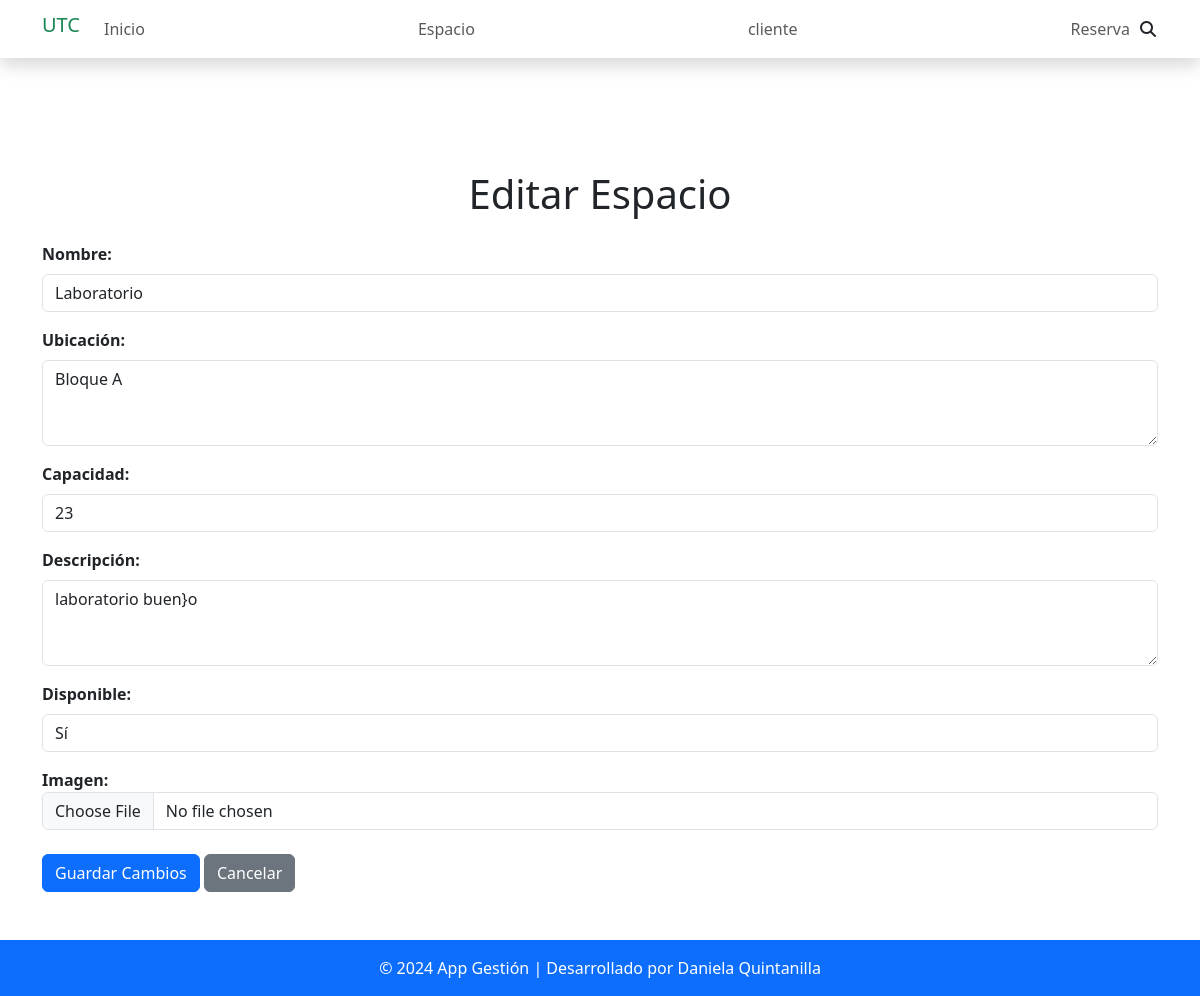
The page /editar_espacio/1/ on the database its author committed.
### Aplicaciones/Espacios/models.py (models this page shows)
class EspacioDeEstudio(models.Model):
    nombre = models.CharField(max_length=100)
    ubicacion = models.CharField(max_length=200)
    capacidad = models.PositiveIntegerField()
    descripcion = models.TextField(blank=True, null=True)
    disponible = models.BooleanField(default=True)
    imagen = models.ImageField(upload_to='espacios/', blank=True, null=True)

### Aplicaciones/Espacios/views.py (the view, shortened to what this page needs)
# urls.py: path('editar_espacio/<int:id>/', views.editar_espacio, name='editar_espacio'),
def editar_espacio(request, id):
    espacio = get_object_or_404(EspacioDeEstudio, id=id)
    return render(request, 'editar_espacio.html', {'espacio': espacio})

### Aplicaciones/Espacios/templates/editar_espacio.html (shortened to what this page needs)
{% extends "./plantilla.html" %}
{% block contenido %}
<div class="container mt-5">
    <h1 class="text-center mb-4">Editar Espacio</h1>
    <form method="post" action="{% url 'editar_espacio' espacio.id %}" id="frm_editar_espacio" enctype="multipart/form-data">
        <div class="mb-3">
            <label for="txt_nombre" class="form-label"><b>Nombre:</b></label>
            <input type="text" class="form-control" name="txt_nombre" id="txt_nombre" value="{{ espacio.nombre }}" required>
        </div>
        <div class="mb-3">
            <label for="txt_ubicacion" class="form-label"><b>Ubicación:</b></label>
            <textarea class="form-control" name="txt_ubicacion" id="txt_ubicacion" rows="3">{{ espacio.ubicacion }}</textarea>
        </div>
        <div class="mb-3">
            <label for="txt_capacidad" class="form-label"><b>Capacidad:</b></label>
            <input type="number" class="form-control" name="txt_capacidad" id="txt_capacidad" value="{{ espacio.capacidad }}" required>
        </div>
        <div class="mb-3">
            <label for="txt_descripcion" class="form-label"><b>Descripción:</b></label>
            <textarea class="form-control" name="txt_descripcion" id="txt_descripcion" rows="3" required>{{ espacio.descripcion }}</textarea>
        </div>
        <div class="mb-3">
            <label for="disponible" class="form-label"><b>Disponible:</b></label>
            <select class="form-control" name="disponible" id="disponible">
                <option value="SI" {% if espacio.disponible %}selected{% endif %}>Sí</option>
            </select>
        </div>
        <label for="imagen"><b>Imagen:</b></label>
        <input type="file" class="form-control" name="imagen" id="imagen" accept="image/*">
        <br>
        <button type="submit" class="btn btn-primary">Guardar Cambios</button>
        <a href="{% url 'lista_espacios' %}" class="btn btn-secondary">Cancelar</a>
    </form>
</div>
{% endblock %}

### rows shown on the page
EspacioDeEstudio: txt_nombre "Laboratorio", txt_ubicacion "Bloque A", txt_capacidad "23", txt_descripcion "laboratorio buen}o", disponible "Sí"
